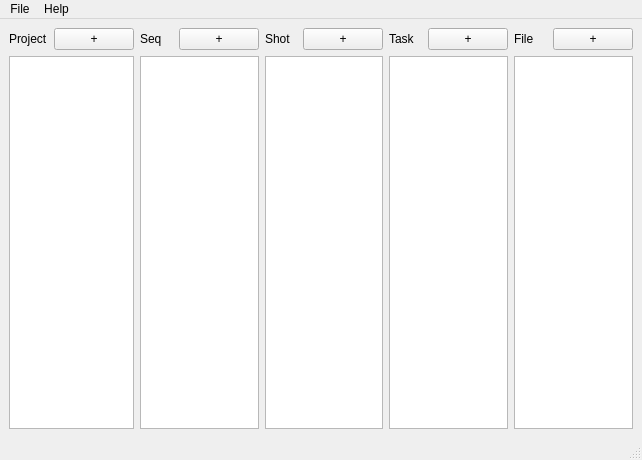
<?xml version="1.0" encoding="UTF-8"?>
<ui version="4.0">
 <class>opener</class>
 <widget class="QMainWindow" name="opener">
  <property name="geometry">
   <rect>
    <x>0</x>
    <y>0</y>
    <width>642</width>
    <height>460</height>
   </rect>
  </property>
  <property name="windowTitle">
   <string>Opener</string>
  </property>
  <widget class="QWidget" name="centralwidget">
   <layout class="QGridLayout" name="gridLayout">
    <item row="0" column="0">
     <layout class="QVBoxLayout" name="verticalLayout">
      <item>
       <layout class="QHBoxLayout" name="horizontalLayout">
        <item>
         <widget class="QLabel" name="labelProject">
          <property name="text">
           <string>Project</string>
          </property>
         </widget>
        </item>
        <item>
         <spacer name="horizontalSpacer">
          <property name="orientation">
           <enum>Qt::Horizontal</enum>
          </property>
          <property name="sizeHint" stdset="0">
           <size>
            <width>40</width>
            <height>20</height>
           </size>
          </property>
         </spacer>
        </item>
        <item>
         <widget class="QPushButton" name="pushButtonAddProject">
          <property name="text">
           <string>+</string>
          </property>
         </widget>
        </item>
       </layout>
      </item>
      <item>
       <widget class="QListWidget" name="projectList"/>
      </item>
     </layout>
    </item>
    <item row="0" column="1">
     <layout class="QVBoxLayout" name="verticalLayout_2">
      <item>
       <layout class="QHBoxLayout" name="horizontalLayout_2">
        <item>
         <widget class="QLabel" name="labelSeq">
          <property name="text">
           <string>Seq</string>
          </property>
         </widget>
        </item>
        <item>
         <spacer name="horizontalSpacer_2">
          <property name="orientation">
           <enum>Qt::Horizontal</enum>
          </property>
          <property name="sizeHint" stdset="0">
           <size>
            <width>40</width>
            <height>20</height>
           </size>
          </property>
         </spacer>
        </item>
        <item>
         <widget class="QPushButton" name="pushButtonAddSeq">
          <property name="text">
           <string>+</string>
          </property>
         </widget>
        </item>
       </layout>
      </item>
      <item>
       <widget class="QListWidget" name="seqList"/>
      </item>
     </layout>
    </item>
    <item row="0" column="2">
     <layout class="QVBoxLayout" name="verticalLayout_3">
      <item>
       <layout class="QHBoxLayout" name="horizontalLayout_3">
        <item>
         <widget class="QLabel" name="labelShot">
          <property name="text">
           <string>Shot</string>
          </property>
         </widget>
        </item>
        <item>
         <spacer name="horizontalSpacer_3">
          <property name="orientation">
           <enum>Qt::Horizontal</enum>
          </property>
          <property name="sizeHint" stdset="0">
           <size>
            <width>40</width>
            <height>20</height>
           </size>
          </property>
         </spacer>
        </item>
        <item>
         <widget class="QPushButton" name="pushButtonAddShot">
          <property name="text">
           <string>+</string>
          </property>
         </widget>
        </item>
       </layout>
      </item>
      <item>
       <widget class="QListWidget" name="shotList"/>
      </item>
     </layout>
    </item>
    <item row="0" column="3">
     <layout class="QVBoxLayout" name="verticalLayout_4">
      <item>
       <layout class="QHBoxLayout" name="horizontalLayout_4">
        <item>
         <widget class="QLabel" name="labelTask">
          <property name="text">
           <string>Task</string>
          </property>
         </widget>
        </item>
        <item>
         <spacer name="horizontalSpacer_4">
          <property name="orientation">
           <enum>Qt::Horizontal</enum>
          </property>
          <property name="sizeHint" stdset="0">
           <size>
            <width>40</width>
            <height>20</height>
           </size>
          </property>
         </spacer>
        </item>
        <item>
         <widget class="QPushButton" name="pushButtonAddTask">
          <property name="text">
           <string>+</string>
          </property>
         </widget>
        </item>
       </layout>
      </item>
      <item>
       <widget class="QListWidget" name="taskList"/>
      </item>
     </layout>
    </item>
    <item row="0" column="4">
     <layout class="QVBoxLayout" name="verticalLayout_5">
      <item>
       <layout class="QHBoxLayout" name="horizontalLayout_5">
        <item>
         <widget class="QLabel" name="labelFile">
          <property name="text">
           <string>File</string>
          </property>
         </widget>
        </item>
        <item>
         <spacer name="horizontalSpacer_5">
          <property name="orientation">
           <enum>Qt::Horizontal</enum>
          </property>
          <property name="sizeHint" stdset="0">
           <size>
            <width>40</width>
            <height>20</height>
           </size>
          </property>
         </spacer>
        </item>
        <item>
         <widget class="QPushButton" name="pushButtonAddFile">
          <property name="text">
           <string>+</string>
          </property>
         </widget>
        </item>
       </layout>
      </item>
      <item>
       <widget class="QListWidget" name="fileList"/>
      </item>
     </layout>
    </item>
   </layout>
  </widget>
  <widget class="QMenuBar" name="menubar">
   <property name="geometry">
    <rect>
     <x>0</x>
     <y>0</y>
     <width>642</width>
     <height>22</height>
    </rect>
   </property>
   <widget class="QMenu" name="menuHelp">
    <property name="title">
     <string>Help</string>
    </property>
    <addaction name="actionIssue_IssueAndBugs"/>
    <addaction name="actionAbout_Opener"/>
   </widget>
   <widget class="QMenu" name="menuFile">
    <property name="title">
     <string>File</string>
    </property>
    <addaction name="actionRecent"/>
    <addaction name="actionQuit"/>
   </widget>
   <addaction name="menuFile"/>
   <addaction name="menuHelp"/>
  </widget>
  <widget class="QStatusBar" name="statusbar"/>
  <action name="actionIssue_IssueAndBugs">
   <property name="text">
    <string>Issue&amp;Bugs</string>
   </property>
  </action>
  <action name="actionRecent">
   <property name="text">
    <string>Recent</string>
   </property>
  </action>
  <action name="actionQuit">
   <property name="text">
    <string>Quit</string>
   </property>
  </action>
  <action name="actionAbout_Opener">
   <property name="text">
    <string>About Opener</string>
   </property>
  </action>
 </widget>
 <resources/>
 <connections/>
</ui>
